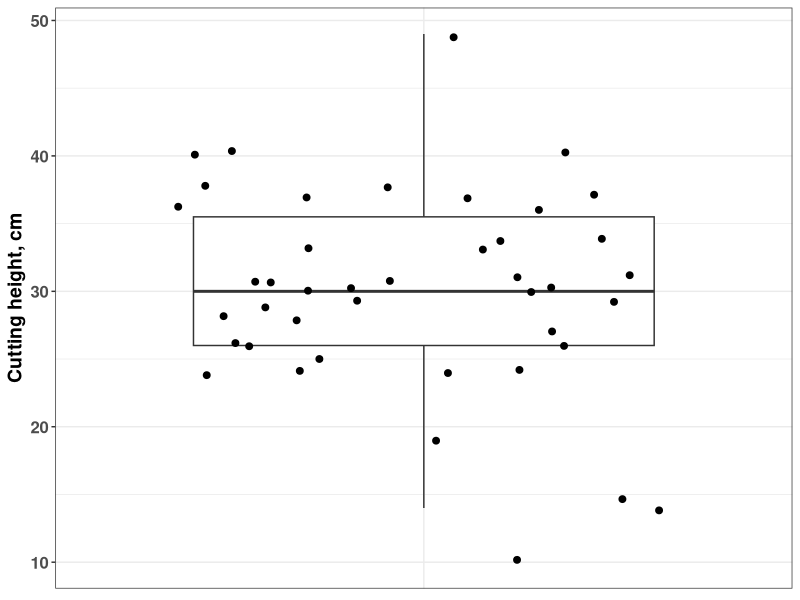
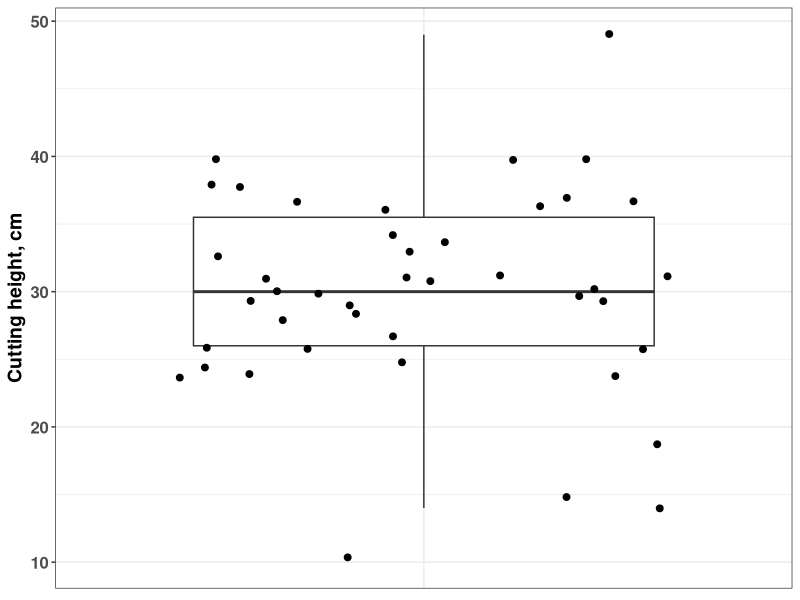
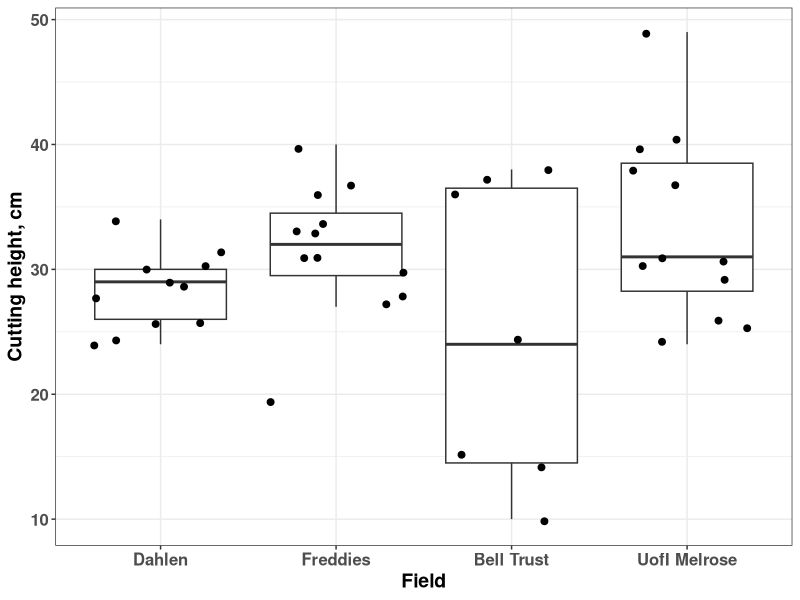
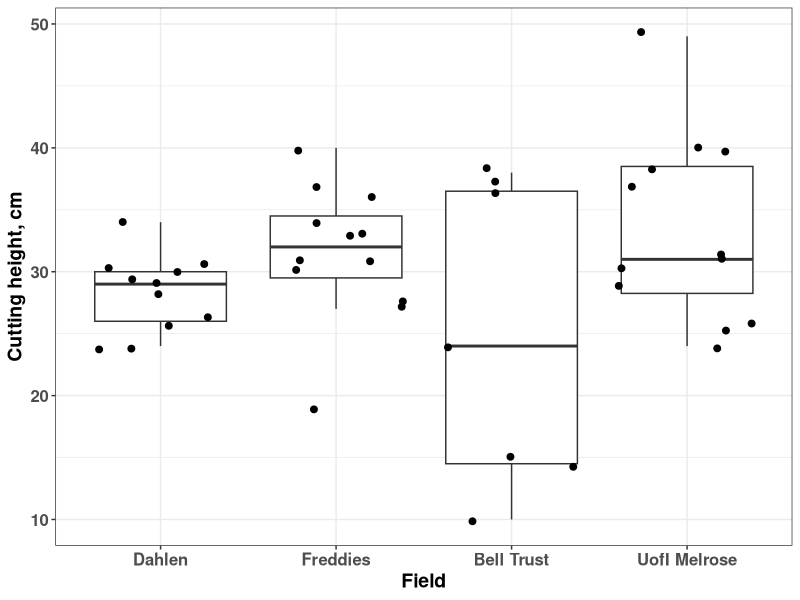

R code for these plots, in order:
# plot_mxg_cutting_height.R
# By: Bryan Petersen
# Date: 2024-01-14
# Purpose: Plot the cutting height from observations at the commercial fields in April 2021
# Input: data/external/cutting_height_obs.csv
# Output: visuals/cutting_height/obs_boxplot.png
#         visuals/cutting_height/obs_boxplot.tiff
#         visuals/cutting_height/obs_field_boxplot.png
#         visuals/cutting_height/obs_field_boxplot.tiff

# Load libraries
library(tidyverse)

# Create the visuals/cutting_height directory if it doesn't exist
dir.create("visuals/cutting_height", showWarnings = FALSE, recursive = TRUE)

# Read data
data_tbl <- read_csv(file = "data/external/cutting_height_obs.csv")

# Plot the cutting height with a single boxplot for all the observations
p1 <- data_tbl %>%
    ggplot(aes(x = "", y = stem_height)) +
    geom_boxplot(outlier.shape = NA) +
    geom_jitter(size = 2) +
    labs(x = NULL, y = "Cutting height, cm") +
    theme_bw() +
    theme(axis.text.x = element_blank(),
          axis.ticks.x = element_blank(),
          axis.title.y = element_text(size = 14, face = "bold"),
          axis.text.y = element_text(size = 12, face = "bold"))

# Save the plot
ggsave(filename = "visuals/cutting_height/obs_boxplot.png", plot = p1, width = 8, height = 8, units = "in", dpi = 300)
ggsave(filename = "visuals/cutting_height/obs_boxplot.tiff", plot = p1, width = 8, height = 8, units = "in", dpi = 300)

pretty_labels <- c("dahlen" = "Dahlen",
                   "freddies" = "Freddies",
                   "solomon" = "Bell Trust",
                   "ui_melrose" = "UofI Melrose")

# Plot the cutting with a boxplot for each field
p2 <- data_tbl %>%
    mutate(field_name = factor(field_name)) %>% 
    ggplot(aes(x = field_name, y = stem_height)) +
    geom_boxplot(outlier.shape = NA) +
    geom_jitter(size = 2) +
    labs(x = "Field", y = "Cutting height, cm") +
    scale_x_discrete(labels = pretty_labels) +
    theme_bw() +
    theme(axis.text = element_text(size = 12, face = "bold"),
          axis.title = element_text(size = 14, face = "bold"))

# Save the plot
ggsave(filename = "visuals/cutting_height/obs_field_boxplot.png", plot = p2, width = 8, height = 8, units = "in", dpi = 300)
ggsave(filename = "visuals/cutting_height/obs_field_boxplot.tiff", plot = p2, width = 8, height = 8, units = "in", dpi = 300)
